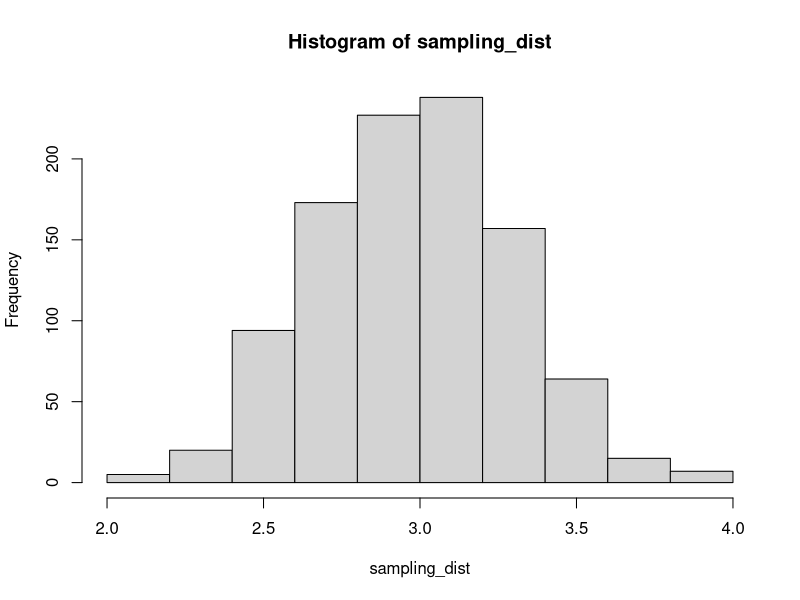

The R source for this figure:
## ---- chunk 1
set.seed(22)
## ---- chunk 2
samp <- rpois(10, lambda = 3)
samp
## ---- chunk 3
mean(samp)
## ---- chunk 4
pois_mean <- function(n_obs) {
  samp <- rpois(n_obs, lambda = 3)
  ans <- mean(samp)
  return(ans)
}
## ---- chunk 5
pois_mean(n_obs = 30)
pois_mean(n_obs = 30)
pois_mean(n_obs = 30)
## ---- chunk 6
# Set up a vector to store the output
n_replicates <- 1000
sampling_dist <- rep(NA, n_replicates)

for (i in 1:n_replicates) {
  sampling_dist[i] <- pois_mean(n_obs = 30)
}
## ---- chunk 7
mean(sampling_dist)  # Expect 3
var(sampling_dist)  # Expect 1/10
hist(sampling_dist)  # Expect roughly normal
## ---- chunk 8
input <- c(1, 3, 7, 29)
output <- rep(NA, length(input))

for (i in 1:length(input)) {
  output[i] <- input[i]^2
}

output
## ---- chunk 9
input^2
## ---- chunk 10
pois_mean <- function(n_obs, use_median = FALSE) {
  samp <- rpois(n_obs, lambda = 3)
  if (use_median) {
    ans <- median(samp)
  } else {
    ans <- mean(samp)
  }
  return(ans)
}
## ---- chunk 11
pois_mean(n_obs = 9)
pois_mean(n_obs = 9, use_median = TRUE)
pois_mean(n_obs = 9, use_median = FALSE)
## ---- chunk 12
x <- 1:10
big_x <- x * 100
small_x <- x * -100

ifelse(x > 5, big_x, small_x)
